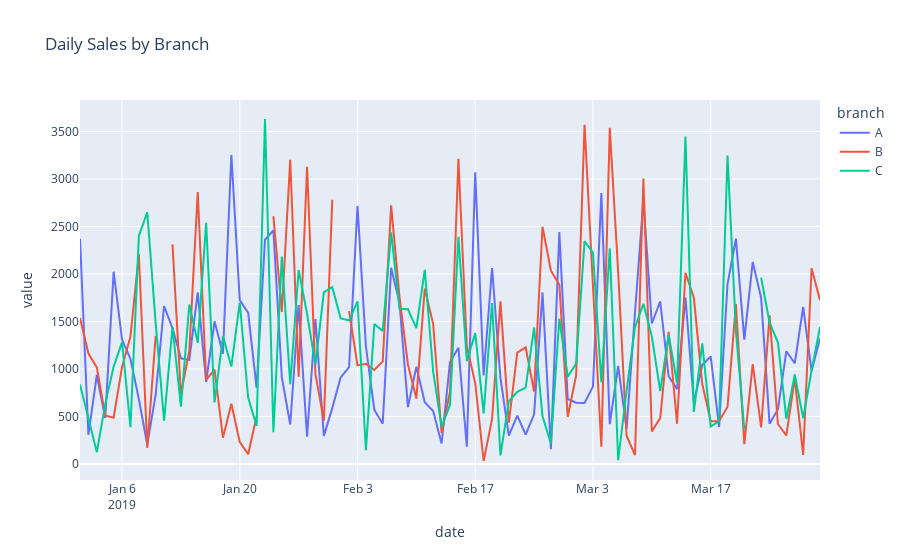

Notebook code for this chart:
### Code cell
px.line(data_frame=branch_daily_sales, title='Daily Sales by Branch')
